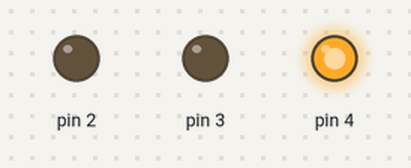
The sketch below on a simulated Arduino Uno, built with avr-gcc and run on an emulated ATmega328P. Shown: output pins drawn as LEDs (lit = HIGH).

Above: at 1.5 s.
At 3.5 s:
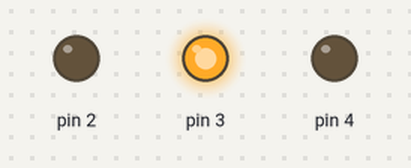
At 5.5 s:
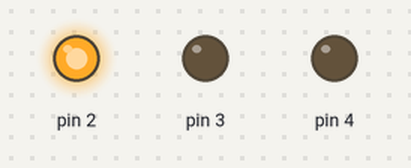
Timing chart, 0 to 10.4 s (numbered marks = the images above):
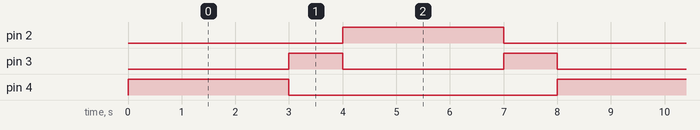

The sketch:

Mc_task_1_code.ino
```cpp
class TrafficLight {
  private:
    int GREEN, YELLOW, RED;

  public:
    // Constructor
    TrafficLight(int green, int yellow, int red) {
      GREEN = green;
      YELLOW = yellow;
      RED= red;

      // Set pins as OUTPUT
      pinMode(GREEN, OUTPUT);
      pinMode(YELLOW, OUTPUT);
      pinMode(RED, OUTPUT);
    }

    // Method to turn on all lights
    void greenOn() {
      digitalWrite(GREEN, HIGH);
      digitalWrite(YELLOW, LOW);
      digitalWrite(RED, LOW);
    }


    void yellowOn() {
      digitalWrite(GREEN, LOW);
      digitalWrite(YELLOW, HIGH);
      digitalWrite(RED, LOW);
    }

    void redOn() {
      digitalWrite(GREEN, LOW);
      digitalWrite(YELLOW, LOW);
      digitalWrite(RED, HIGH);
    }

    // Method to turn off all lights
    void allOff() {
      digitalWrite(GREEN, LOW);
      digitalWrite(YELLOW, LOW);
      digitalWrite(RED, LOW);
    }
};

// Create an object of TrafficLight class
TrafficLight ard(4, 3, 2);

void setup() {

}
int state = 0;

void loop() {
  switch (state) {
    case 0:
      ard.greenOn();  //All lights are on and wait for the given time.
      delay(3000);
      state = 1;
      break;

    case 1:
      ard.yellowOn();
      delay(1000);
      state = 2;
      break;

    case 2:
      ard.redOn();
      delay(3000);
      state = 3;
      break;

    case 3:
      ard.yellowOn();
      delay(1000);
      state = 0;
      break;
  }
}
```

Measured:
- by itself, pin 2, pin 4: alternates HIGH for 3.0 s and LOW for 5.0 s
- by itself, pin 3: alternates HIGH for 1.0 s and LOW for 3.0 s
- by itself, everything shown: repeats every 8.0 s, in 4 steps
